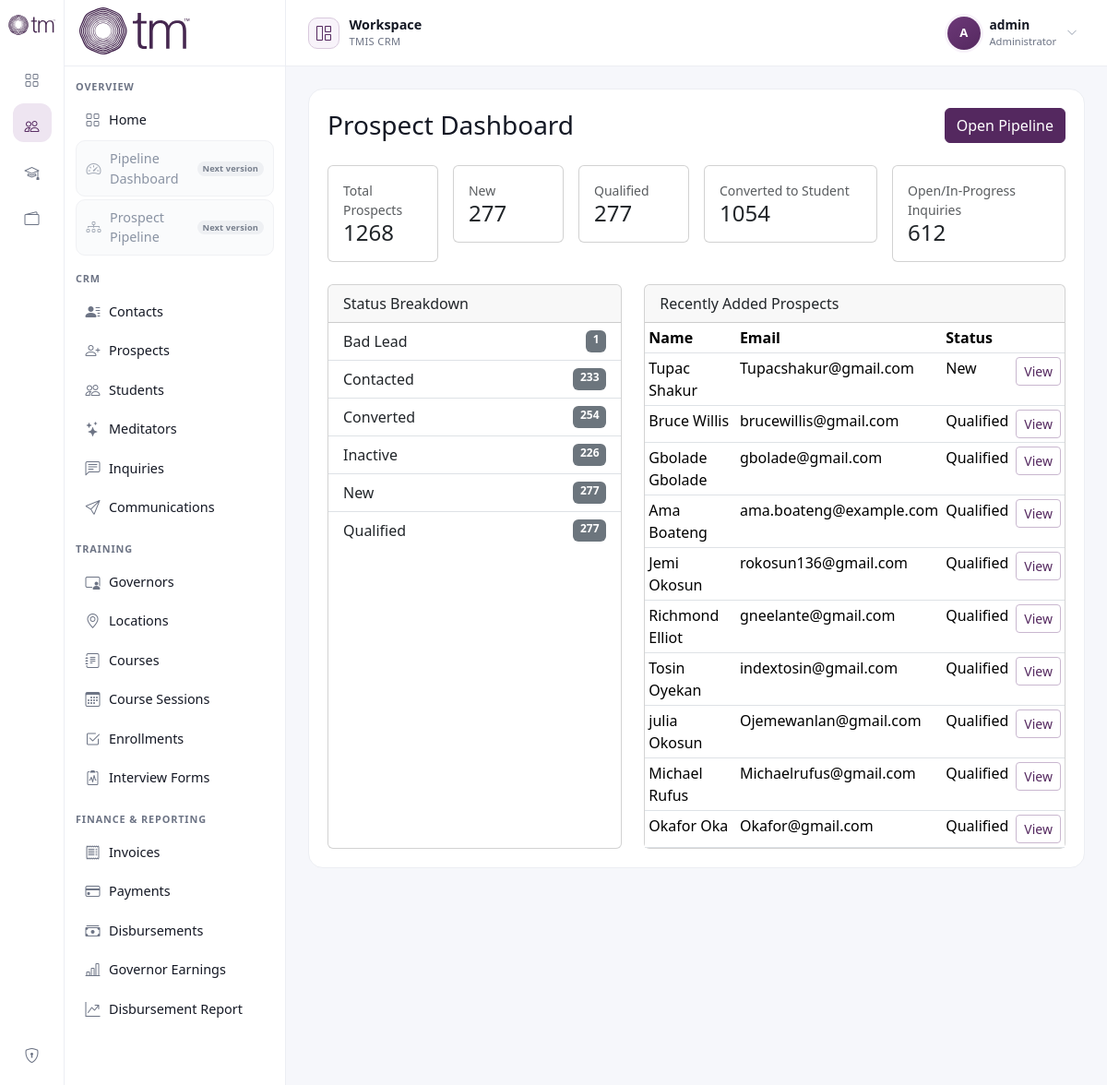
Screenshot of /pipeline/prospects/dashboard/ (signed in) with the database file from the repository.
### core/models.py (models this page shows, shortened)
class TimeStampedModel(models.Model):
    created_at = models.DateTimeField(auto_now_add=True)
    updated_at = models.DateTimeField(auto_now=True)
    class Meta:
        abstract = True

class Prospect(TimeStampedModel):
    BAD_LEAD_ATTEMPT_THRESHOLD = 4
    uuid = models.UUIDField(default=uuid.uuid4, editable=False, unique=True)
    crm_reference = models.CharField(max_length=30, unique=True, editable=False)
    owner = models.ForeignKey(
        settings.AUTH_USER_MODEL,
        on_delete=models.CASCADE,
        related_name="owned_prospects",
        null=True,
        blank=True,
    )
    contact = models.OneToOneField(
        "Contact",
        on_delete=models.PROTECT,
        related_name="prospect",
        null=True,
        blank=True,
    )
    preferred_contact_method = models.CharField(
        max_length=30,
        choices=ContactMethod.choices,
        blank=True,
    )
    source = models.CharField(max_length=100, blank=True)
    status = models.CharField(
        max_length=20,
        choices=ProspectStatus.choices,
        default=ProspectStatus.NEW,
    )
    teacher = models.ForeignKey(
        "Teacher",
        on_delete=models.SET_NULL,
        null=True,
        blank=True,
        related_name="prospects",
    )
    course_interest = models.ForeignKey(
        "Course",
        on_delete=models.SET_NULL,
        null=True,
        blank=True,
        related_name="interested_prospects",
    )
    interest_level = models.CharField(
        max_length=10,
        choices=InterestLevel.choices,
        blank=True,
    )
    notes = models.TextField(blank=True)
    is_archived = models.BooleanField(default=False)
    converted_to_student = models.BooleanField(default=False)
    converted_student = models.ForeignKey(
        "Student",
        on_delete=models.SET_NULL,
        null=True,
        blank=True,
        related_name="source_prospects",
    )
    converted_at = models.DateTimeField(null=True, blank=True)
    class Meta:
        ordering = ["-created_at"]
        indexes = [
            models.Index(fields=["status"]),
            models.Index(fields=["is_archived"]),
            models.Index(fields=["created_at"]),
        ]
    @property
    def first_name(self) -> str:
        return self.contact.first_name if self.contact_id else ""
    @property
    def last_name(self) -> str:
        return self.contact.last_name if self.contact_id else ""
    @property
    def email(self) -> str:
        return self.contact.email if self.contact_id else ""

class Contact(TimeStampedModel):
    uuid = models.UUIDField(default=uuid.uuid4, editable=False, unique=True)
    crm_reference = models.CharField(max_length=30, unique=True, editable=False)
    first_name = models.CharField(max_length=100)
    last_name = models.CharField(max_length=100)
    email = models.EmailField(blank=True, null=True)
    phone_number = models.CharField(max_length=30, blank=True, null=True)
    date_of_birth = models.DateField(null=True, blank=True)
    address = models.TextField(blank=True)
    city = models.CharField(max_length=100, blank=True)
    province_state = models.CharField(max_length=100, blank=True)
    country = models.CharField(max_length=100, blank=True)
    class Meta:
        ordering = ["first_name", "last_name"]
        indexes = [
            models.Index(fields=["email"]),
            models.Index(fields=["phone_number"]),
        ]
        constraints = [
            models.UniqueConstraint(
                Lower("email"),
                condition=Q(email__isnull=False) & ~Q(email=""),
                name="unique_contact_email_ci_nonempty",
            )
        ]

### core/views.py (the view)
class ProspectDashboardView(ProductLoginRequiredMixin, TemplateView):
    template_name = "core/prospect_pipeline/dashboard.html"
    def get_context_data(self, **kwargs):
        context = super().get_context_data(**kwargs)
        scoped_prospects = get_user_scoped_prospect_queryset(self.request.user)
        context["metrics"] = get_prospect_dashboard_metrics(user=self.request.user)
        context["status_breakdown"] = get_pipeline_status_breakdown(user=self.request.user)
        context["recent_prospects"] = scoped_prospects.order_by("-created_at")[:10]
        return context

### core/templates/core/prospect_pipeline/dashboard.html (shortened to what this page needs)
{% extends "core/crud/base.html" %}
{% block content %}
<div class="d-flex justify-content-between align-items-center mb-4">
  <h1 class="h3 mb-0">Prospect Dashboard</h1>
  <div class="d-flex gap-2">
    <a href="{% url 'core:prospect-pipeline-list' %}" class="btn btn-primary">Open Pipeline</a>
  </div>
</div>
<div class="row g-3 mb-4">
  <div class="col-md-2"><div class="card"><div class="card-body"><div class="text-muted small">Total Prospects</div><div class="h4 mb-0">{{ metrics.total_prospects }}</div></div></div></div>
  <div class="col-md-2"><div class="card"><div class="card-body"><div class="text-muted small">New</div><div class="h4 mb-0">{{ metrics.new_prospects }}</div></div></div></div>
  <div class="col-md-2"><div class="card"><div class="card-body"><div class="text-muted small">Qualified</div><div class="h4 mb-0">{{ metrics.qualified_prospects }}</div></div></div></div>
  <div class="col-md-3"><div class="card"><div class="card-body"><div class="text-muted small">Converted to Student</div><div class="h4 mb-0">{{ metrics.converted_prospects }}</div></div></div></div>
  <div class="col-md-3"><div class="card"><div class="card-body"><div class="text-muted small">Open/In-Progress Inquiries</div><div class="h4 mb-0">{{ metrics.open_inquiries }}</div></div></div></div>
</div>
<div class="row g-4">
  <div class="col-lg-5">
    <div class="card h-100">
      <div class="card-header">Status Breakdown</div>
      <ul class="list-group list-group-flush">
        {% for item in status_breakdown %}
          <li class="list-group-item d-flex justify-content-between">
            <span>{{ item.label }}</span>
            <span class="badge text-bg-secondary">{{ item.value }}</span>
          </li>
        {% empty %}
          <li class="list-group-item text-muted">No status data yet.</li>
        {% endfor %}
      </ul>
    </div>
  </div>
  <div class="col-lg-7">
    <div class="card h-100">
      <div class="card-header">Recently Added Prospects</div>
      <div class="table-responsive">
        <table class="table table-sm table-hover mb-0">
          <thead><tr><th>Name</th><th>Email</th><th>Status</th><th></th></tr></thead>
          <tbody>
            {% for prospect in recent_prospects %}
              <tr>
                <td>{{ prospect.first_name }} {{ prospect.last_name }}</td>
                <td>{{ prospect.email }}</td>
                <td>{{ prospect.get_status_display }}</td>
                <td class="text-end">
                  <a class="btn btn-outline-primary btn-sm" href="{% url 'core:prospect-pipeline-detail' prospect.pk %}">View</a>
                </td>
              </tr>
            {% empty %}
              <tr><td colspan="4" class="text-muted">No prospects yet.</td></tr>
            {% endfor %}
          </tbody>
        </table>
      </div>
    </div>
  </div>
</div>
{% endblock %}

### core/templates/core/crud/base.html (shortened to what this page needs)
<!DOCTYPE html>
{% load static %}
<html lang="en">
<head>
  <link
    href="https://cdn.jsdelivr.net/npm/bootstrap@5.3.3/dist/css/bootstrap.min.css"
    rel="stylesheet"
  >
  <link
    rel="stylesheet"
    href="https://cdn.jsdelivr.net/npm/bootstrap-icons@1.11.3/font/bootstrap-icons.min.css"
  >
</head>
<body>
  <div class="crm-layout d-flex">
    <aside class="icon-rail d-none d-lg-flex flex-column align-items-center py-3 position-sticky top-0 vh-100">
      <a class="mb-4 d-inline-flex justify-content-center" href="{% url 'core:home' %}" title="TMIS">
        <img src="{% static 'core/images/tmis-logo.svg' %}" alt="TMIS CRM" class="brand-mark">
      </a>
      <nav class="d-flex flex-column align-items-center gap-2">
        <a class="icon-link{% if request.path == '/' %} active{% endif %}" href="{% url 'core:home' %}" title="Home">
          <i class="bi bi-grid"></i>
        </a>
        <a class="icon-link{% if '/pipeline/' in request.path or '/prospects/' in request.path or '/students/' in request.path or '/inquiries/' in request.path or '/communications/' in request.path or '/contacts/' in request.path %} active{% endif %}" href="{% url 'core:prospect-list' %}" title="CRM">
          <i class="bi bi-people"></i>
        </a>
        <a class="icon-link" href="{% url 'core:teacher-list' %}" title="Training">
          <i class="bi bi-mortarboard"></i>
        </a>
        <a class="icon-link{% if '/invoices/' in request.path or '/payments/' in request.path or '/disbursements/' in request.path or '/reporting/' in request.path %} active{% endif %}" href="{% url 'core:invoice-list' %}" title="Finance">
          <i class="bi bi-wallet2"></i>
        </a>
      </nav>
      <div class="mt-auto d-flex flex-column align-items-center gap-2">
        {% if request.user.is_staff %}
          <a class="icon-link" href="/admin/" title="Admin">
            <i class="bi bi-shield-lock"></i>
          </a>
        {% endif %}
      </div>
    </aside>
    <aside class="main-sidebar d-none d-lg-flex flex-column position-sticky top-0 vh-100">
      <div class="sidebar-header px-3 d-flex align-items-center">
        <div>
          <img src="{% static 'core/images/tmis-logo.svg' %}" alt="TMIS CRM" class="sidebar-logo mb-1">
        </div>
      </div>
      <nav class="main-nav">
        {% include "core/crud/partials/sidebar_nav.html" %}
      </nav>
    </aside>
    <main class="content-shell">
      <div class="desktop-account-bar d-none d-lg-flex">
        <div class="workspace-context" aria-label="Current workspace">
          <span class="workspace-context-icon" aria-hidden="true"><i class="bi bi-grid-1x2"></i></span>
          <span>
            <span class="workspace-context-title">Workspace</span>
            <span class="workspace-context-label">TMIS CRM</span>
          </span>
        </div>
        {% if request.user.is_authenticated %}
          <div class="dropdown">
            <button class="account-menu-toggle dropdown-toggle" type="button" data-bs-toggle="dropdown" aria-expanded="false" aria-label="Open account menu for {{ request.user.get_username }}">
              <span class="account-avatar" aria-hidden="true">{{ request.user.get_username|first }}</span>
              <span class="account-menu-identity">
                <span class="account-menu-name">{{ request.user.get_full_name|default:request.user.get_username }}</span>
                <span class="account-menu-role">
                  {% if request.user.is_superuser %}Administrator{% elif request.user.is_staff %}Staff account{% else %}Account{% endif %}
                </span>
              </span>
              <i class="bi bi-chevron-down account-menu-chevron" aria-hidden="true"></i>
            </button>
          </div>
        {% else %}
          <a class="btn btn-outline-primary btn-sm" href="{% url 'core:login' %}?next={{ request.path|urlencode }}">Login</a>
        {% endif %}
      </div>
      <div class="content-card">
        {% block content %}{% endblock %}
      </div>
    </main>
  </div>
</body>
</html>

### core/templates/core/crud/partials/sidebar_nav.html
<div class="crm-nav-section">
  <p class="crm-nav-title">Overview</p>
  <a class="crm-nav-link{% if request.path == '/' %} active{% endif %}" href="{% url 'core:home' %}">
    <i class="bi bi-grid"></i><span>Home</span>
  </a>
  <span class="crm-nav-link crm-nav-link--frozen" aria-disabled="true" title="Pipeline Dashboard will be enhanced in the next version">
    <i class="bi bi-speedometer2"></i><span>Pipeline Dashboard</span><span class="crm-nav-version-badge">Next version</span>
  </span>
  <span class="crm-nav-link crm-nav-link--frozen" aria-disabled="true" title="Prospect Pipeline will be enhanced in the next version">
    <i class="bi bi-diagram-3"></i><span>Prospect Pipeline</span><span class="crm-nav-version-badge">Next version</span>
  </span>
</div>
<div class="crm-nav-section">
  <p class="crm-nav-title">CRM</p>
  <a class="crm-nav-link{% if '/contacts/' in request.path %} active{% endif %}" href="{% url 'core:contact-list' %}">
    <i class="bi bi-person-lines-fill"></i><span>Contacts</span>
  </a>
  <a class="crm-nav-link{% if '/prospects/' in request.path and '/pipeline/prospects/' not in request.path %} active{% endif %}" href="{% url 'core:prospect-list' %}">
    <i class="bi bi-person-plus"></i><span>Prospects</span>
  </a>
  <a class="crm-nav-link{% if '/students/' in request.path %} active{% endif %}" href="{% url 'core:student-list' %}">
    <i class="bi bi-people"></i><span>Students</span>
  </a>
  <a class="crm-nav-link{% if '/meditators/' in request.path %} active{% endif %}" href="{% url 'core:meditator-list' %}">
    <i class="bi bi-stars"></i><span>Meditators</span>
  </a>
  <a class="crm-nav-link{% if '/inquiries/' in request.path %} active{% endif %}" href="{% url 'core:inquiry-list' %}">
    <i class="bi bi-chat-left-text"></i><span>Inquiries</span>
  </a>
  <a class="crm-nav-link{% if '/communications/' in request.path %} active{% endif %}" href="{% url 'core:communication-list' %}">
    <i class="bi bi-send"></i><span>Communications</span>
  </a>
</div>
<div class="crm-nav-section">
  <p class="crm-nav-title">Training</p>
  <a class="crm-nav-link{% if '/teachers/' in request.path %} active{% endif %}" href="{% url 'core:teacher-list' %}">
    <i class="bi bi-person-video3"></i><span>Governors</span>
  </a>
  <a class="crm-nav-link{% if '/locations/' in request.path %} active{% endif %}" href="{% url 'core:location-list' %}">
    <i class="bi bi-geo-alt"></i><span>Locations</span>
  </a>
  <a class="crm-nav-link{% if '/courses/' in request.path and '/coursesessions/' not in request.path %} active{% endif %}" href="{% url 'core:course-list' %}">
    <i class="bi bi-journal-text"></i><span>Courses</span>
  </a>
  <a class="crm-nav-link{% if '/coursesessions/' in request.path %} active{% endif %}" href="{% url 'core:coursesession-list' %}">
    <i class="bi bi-calendar3"></i><span>Course Sessions</span>
  </a>
  <a class="crm-nav-link{% if '/enrollments/' in request.path %} active{% endif %}" href="{% url 'core:enrollment-list' %}">
    <i class="bi bi-check2-square"></i><span>Enrollments</span>
  </a>
  <a class="crm-nav-link{% if '/interviewforms/' in request.path %} active{% endif %}" href="{% url 'core:interviewform-list' %}">
    <i class="bi bi-clipboard2-pulse"></i><span>Interview Forms</span>
  </a>
</div>
<div class="crm-nav-section">
  <p class="crm-nav-title">Finance & Reporting</p>
  <a class="crm-nav-link{% if '/invoices/' in request.path %} active{% endif %}" href="{% url 'core:invoice-list' %}">
    <i class="bi bi-receipt"></i><span>Invoices</span>
  </a>
  <a class="crm-nav-link{% if '/payments/' in request.path %} active{% endif %}" href="{% url 'core:payment-list' %}">
    <i class="bi bi-credit-card"></i><span>Payments</span>
  </a>
  <a class="crm-nav-link{% if '/disbursements/' in request.path and '/reporting/disbursements/' not in request.path %} active{% endif %}" href="{% url 'core:disbursement-list' %}">
    <i class="bi bi-cash-stack"></i><span>Disbursements</span>
  </a>
  <a class="crm-nav-link{% if '/reporting/teacher-earnings/' in request.path %} active{% endif %}" href="{% url 'core:teacher-earnings-dashboard' %}">
    <i class="bi bi-bar-chart-line"></i><span>Governor Earnings</span>
  </a>
  <a class="crm-nav-link{% if '/reporting/disbursements/' in request.path %} active{% endif %}" href="{% url 'core:disbursement-reporting' %}">
    <i class="bi bi-graph-up-arrow"></i><span>Disbursement Report</span>
  </a>
</div>

### rows the page displays
Prospect: first_name "Tupac", last_name "Shakur", email "Tupacshakur@gmail.com", status "New"
Prospect: first_name "Bruce", last_name "Willis", email "brucewillis@gmail.com", status "Qualified"
Prospect: first_name "Gbolade", last_name "Gbolade", email "gbolade@gmail.com", status "Qualified"
Prospect: first_name "Ama", last_name "Boateng", email "ama.boateng@example.com", status "Qualified"
Prospect: first_name "Jemi", last_name "Okosun", email "rokosun136@gmail.com", status "Qualified"
Prospect: first_name "Richmond", last_name "Elliot", email "gneelante@gmail.com", status "Qualified"
Prospect: first_name "Tosin", last_name "Oyekan", email "indextosin@gmail.com", status "Qualified"
Prospect: first_name "julia", last_name "Okosun", email "Ojemewanlan@gmail.com", status "Qualified"
Prospect: first_name "Michael", last_name "Rufus", email "Michaelrufus@gmail.com", status "Qualified"
Prospect: first_name "Okafor", last_name "Oka", email "Okafor@gmail.com", status "Qualified"

### other values shown
{{ request.user.get_username|first }} "A"
{{ request.user.get_full_name|default:request.user.get_username }} "admin"
{{ metrics.total_prospects }} "1268"
{{ metrics.new_prospects }} "277"
{{ metrics.qualified_prospects }} "277"
{{ metrics.converted_prospects }} "1054"
{{ metrics.open_inquiries }} "612"
{{ item.label }} "Bad Lead" "Contacted" "Converted" "Inactive" "New" "Qualified"
{{ item.value }} "1" "233" "254" "226" "277" "277"
